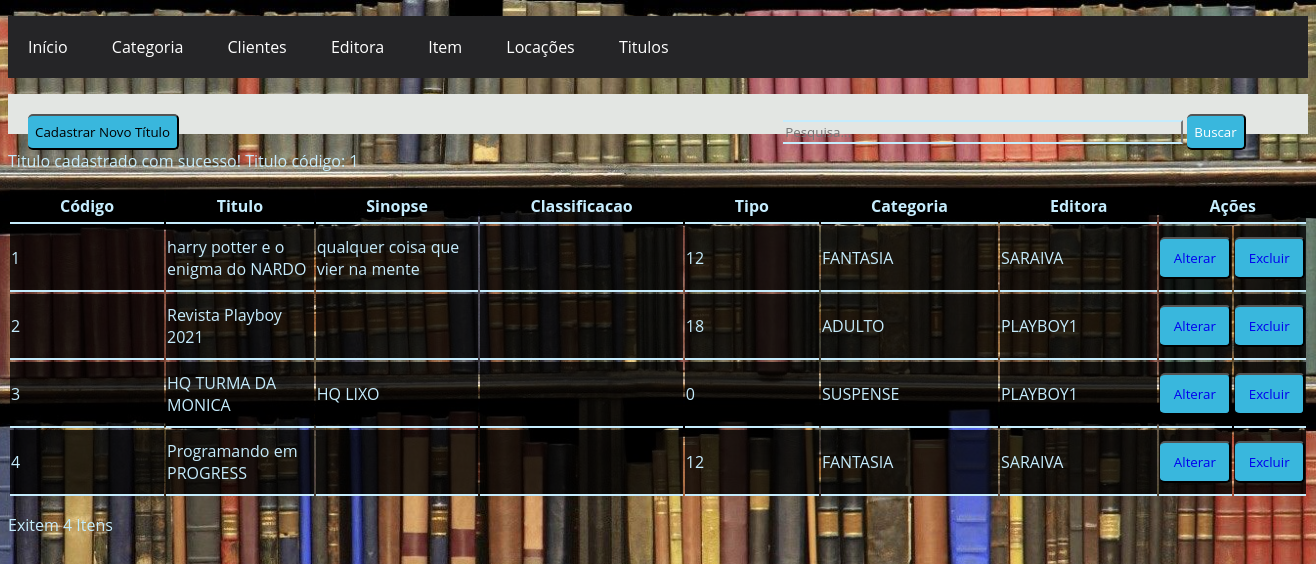
The app's page /Titulos/Listar/listar_Titulos.php?ok=2&msg=1, older data.
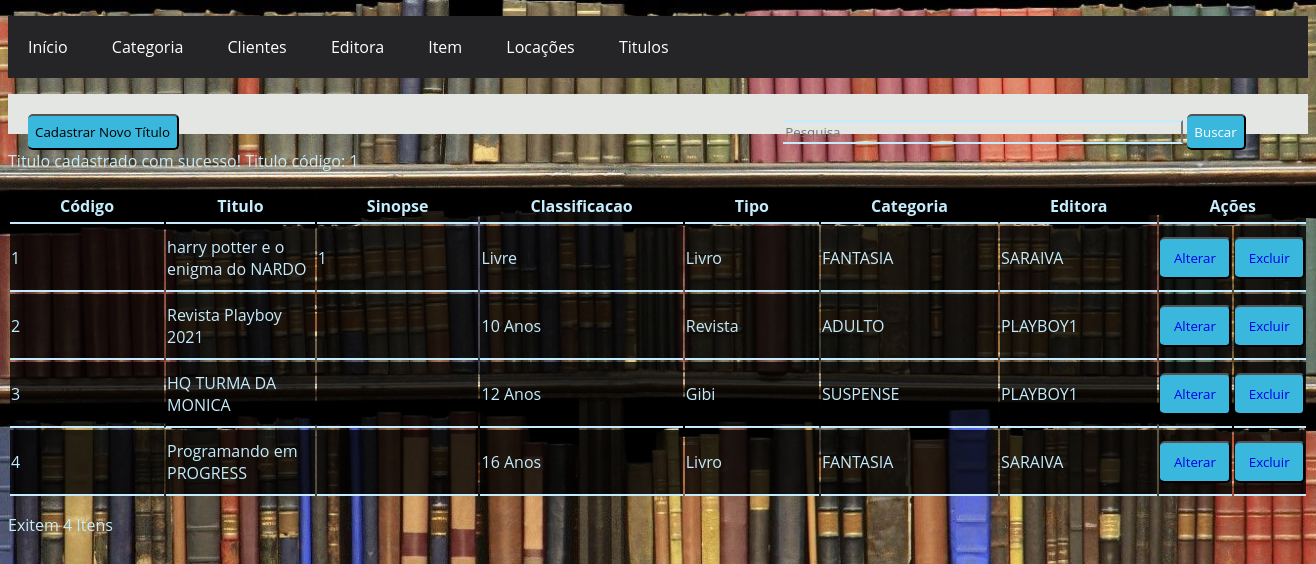
The same page, newer data.
### tables this page shows
CREATE TABLE `titulos` (
  `id_titulo` int(11) NOT NULL,
  `titulo` varchar(150) NOT NULL,
  `sinopse` varchar(150) NOT NULL,
  `classificacao` char(10) DEFAULT NULL,
  `tipo` char(20) DEFAULT NULL,
  `categoria_id` int(11) NOT NULL,
  `editora_id` int(11) NOT NULL
);

CREATE TABLE `categoria` (
  `id_categoria` int(11) NOT NULL,
  `descricao` varchar(150) NOT NULL,
  `classificacao_indicativa` int(11) NOT NULL
);

CREATE TABLE `editora` (
  `id_editora` int(11) NOT NULL,
  `razao_social` varchar(150) NOT NULL,
  `telefone` char(12) NOT NULL,
  `endereco` varchar(150) NOT NULL,
  `numero_endereco` int(11) NOT NULL,
  `complemento` varchar(150) NOT NULL,
  `cep` char(8) NOT NULL,
  `email` varchar(150) NOT NULL
);

### Titulos/Listar/listar_Titulos.php (the view, shortened to what this page needs)
<?php
include('../../conexao.php');
?>
<!DOCTYPE html>
<html lang="pt-br">
<head>
	<link rel="stylesheet" type="text/css" href="../../Styles/site.css">
	<link rel="stylesheet" type="text/css" href="../../Styles/Listar.css">
</head>
<body>
	<nav id="menu-h">
		<?php
		include('../../menu.php');
		?>
	</nav>
	<div id="filtro" class="filtro">
		<button class="btn1" type="button">
			<a href="../Cadastrar/cadastrar_Titulo.php">Cadastrar Novo Título</a>
		</button>
		<input class="pesquisar" type="search" class="busca" placeholder="Pesquisa...">
		<button class="btn1" type="button">Buscar</button>
	</div>
	<?php
	$ok   = @$_GET['ok'];
	$msg  = @$_GET['msg'];
	if ($ok == 1) {
		echo "<p class=\"sucesso\">Titulo excluído com sucesso! Titulo código: {$msg}</p>";
	} else if ($ok == 2) {
		echo "<p class=\"sucesso\">Titulo cadastrado com sucesso! Titulo código: {$msg}</p>";
	} else if ($ok == 3) {
		echo "<p class=\"sucesso\">Titulo alterado com sucesso! Titulo código: {$msg}</p>";
	}
	?>
	<div id="lista">
		<table>
			<thead class="header_list">
				<tr>
					<th>Código</th>
					<th>Titulo</th>
					<th>Sinopse</th>
					<th>Classificacao</th>
					<th>Tipo</th>
					<th>Categoria</th>
					<th>Editora</th>
					<th colspan="2">Ações</th>
				</tr>
			</thead>
			<tbody class="body_list">
				<?php
				$sql = "SELECT T.id_titulo AS Id,
									T.titulo,
									T.sinopse,
									T.classificacao,
									T.tipo,
									C.descricao as catergoria,
									E.razao_social as editora
								FROM TITULOS T
								JOIN CATEGORIA C ON (C.ID_CATEGORIA = T.CATEGORIA_ID)
								JOIN EDITORA E ON (E.ID_EDITORA = T.EDITORA_ID) order by T.id_titulo";
				$query = mysqli_query($conexao, $sql);
				if (!$query) {
				?>
					<tr>
						<td colspan="3"><?php echo 'MySQL Erro: ' . mysqli_error($conexao); ?></td>
					</tr>
					<?php
				} else {
					while ($item = mysqli_fetch_array($query, MYSQLI_ASSOC)) {
					?>
						<tr>
							<td class="campos"><?php echo $item['Id']; ?></td>
							<td class="texto"><?php echo $item['titulo']; ?></td>
							<td class="texto"><?php echo $item['sinopse']; ?></td>
							<td class="campos"><?php switch ($item['classificacao']) {
													case 1:; ?> Livre
									<?php
														break;
													case 2:; ?> 10 Anos
									<?php
														break;
													case 3:; ?> 12 Anos
									<?php
														break;
													case 4:; ?> 16 Anos
									<?php
														break;
													case 5:; ?> 18 Anos
								<?php } ?>
							</td>
							<td class="campos"><?php echo $item['tipo']; ?></td>
							<td class="campos"><?php echo $item['catergoria']; ?></td>
							<td class="campos"><?php echo $item['editora']; ?></td>
							<td>
								<button class="btn" type="button">
									<a href="../Alterar/alterar_Titulos.php?Id=<?php echo $item['Id']; ?>">Alterar</a>
								</button>
							</td>
							<td>
								<button class="btn" type="button">
									<a href="../Excluir/excluir_Titulo.php?Id=<?php echo $item['Id']; ?>">Excluir</a>
								</button>
							</td>
						</tr>
				<?php
					}
				}
				?>
			</tbody>
		</table>
		<p>
			Exitem <?php echo mysqli_num_rows($query); ?> Itens
		</p>
	</div>
</body>
</html>

### menu.php
<link rel="stylesheet" href="./Styles/menu.css">
<ul>
    <li><a href="../../Home/Painel/painel.php">Início</a></li>
    <li><a href="../../Categoria/Listar/listar_Categoria.php">Categoria</a></li>
    <li><a href="../../Cliente/Listar/listar_clientes.php">Clientes</a></li>
    <li><a href="../../Editora/Listar/listar_Editora.php">Editora</a></li>
    <li><a href="../../Item_Locacao/Listar/listar_Item_Locacao.php">Item</a></li>
    <li><a href="../../Locacao/Listar/listar_locacoes.php ">Locações</a></li>
    <li><a href="../../Titulos/Listar/listar_Titulos.php ">Titulos</a></li>
</ul>

### Styles/site.css (style rules this page uses)
body { background: url(../Images/Biblioteca.jpg) no-repeat top center; background-size: cover; height: 100vh; }

### Styles/Listar.css (style rules this page uses)
* { font-family: 'Open Sans', sans-serif; }
#menu-h { background-color: rgb(37, 37, 39); }
#menu-h ul { max-width: 800px; list-style: none; padding: 0; }
#menu-h ul li { display: inline; }
#menu-h ul li a { color: #fff; padding: 20px; display: inline-block; text-decoration: none; }
#filtro { height: 30px; background: rgba(0, 0, 0, 0.8); margin-top: 5px; padding: 20px; }
a { text-decoration: none; }
#filtro a { display: inline-block; text-decoration: none; color: black; }
.pesquisar { margin-left: 600px; width: 400px; background: transparent; border-left: 0; border-top: 2px solid #c5ecfd; border-bottom: 2px solid #c5ecfd; color: #c5ecfd; }
.header_list { background: rgba(0, 0, 0, 0.8); }
.header_list tr th { padding-top: 5px; padding-bottom: 5px; padding-left: 50px; color: #c5ecfd; border-bottom: 2px solid #c5ecfd; padding-right: 50px; }
.body_list { background: rgba(0, 0, 0, 0.8); }
.body_list tr td { padding-top: 10px; padding-bottom: 10px; border-bottom: 2px solid #c5ecfd; color: #c5ecfd; }
.btn { border-left: 0; width: 100%; background: #39b7dd; text-align: center; padding: 10px; border-radius: 5px; color: #fff; cursor: pointer; text-transform: capitalize; }
.btn1 { border-left: 0; background: #39b7dd; text-align: center; padding: 7px; border-radius: 5px; color: #fff; cursor: pointer; text-transform: capitalize; }
p { color: #c5ecfd; }

### Styles/menu.css (style rules this page uses)
* { box-sizing: border-box; font-family: 'Open Sans', sans-serif; }
#menu-h { background-color: rgb(37, 37, 39); }
#menu-h ul { max-width: 800px; list-style: none; padding: 0; }
#menu-h ul li { display: inline; }
#menu-h ul li a { color: #FFF; padding: 20px; display: inline-block; text-decoration: none; }
#filtro { height:30px; background-color: #e3e6e3; margin-top:5px; padding:20px; }

Row changes from the older to the newer data that the page shows:
changed titulos "harry potter e o enigma do NARDO": sinopse "qualquer coisa que vier na mente" → "1"; tipo "12" → "Livro"; now shows "Livre"
changed titulos "ADULTO": tipo "18" → "Revista"; now shows "10 Anos"
changed titulos "HQ TURMA DA MONICA": tipo "0" → "Gibi"; sinopse "HQ LIXO" → (not shown); now shows "12 Anos"
changed titulos "Programando em PROGRESS": tipo "12" → "Livro"; now shows "16 Anos"
